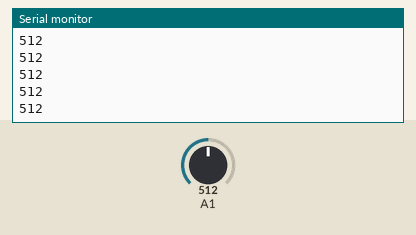
This sketch was run on a simulated Arduino Nano 33 IoT. Shown: the last lines printed to the serial monitor. Inputs (shaded band) come from the test bench; at power-on: A1 = 512. Nothing arrives over Bluetooth unless stated; a phone connects over Bluetooth LE 3 s after start.

Above: at 4.0 s.
4.1 s: A1 set to 716
At 4.36 s:
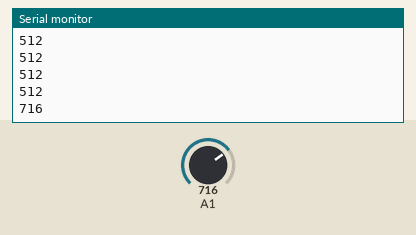
5.6 s: A1 set to 900
At 5.76 s:
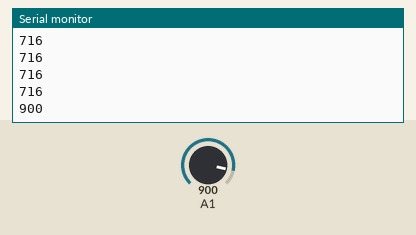
Timing chart, 0 to 8.6 s (numbered marks = the images above; inputs shaded):
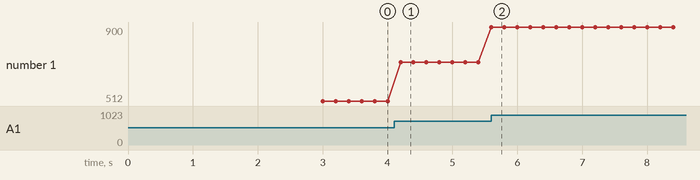

The sketch:

PressureSensorBLE.ino
```cpp
#include <ArduinoBLE.h>

// BLE Oriori Ball
BLEService pressureService("FFB0");
BLECharacteristic pressureChar("FFB1",  // standard 16-bit characteristic UUID
    BLERead | BLENotify, 16); // remote clients will be able to get notifications if this characteristic changes

int oldLevel = 0;  // last battery level reading from analog input
long previousMillis = 0;  // last time the battery level was checked, in ms

void setup() {
  Serial.begin(9600);

  // begin initialization
  if (!BLE.begin()) {
    Serial.println("starting BLE failed!");
    while (1);
  }

  // Spoof the name of the Oriori Ball to integrate with Xtoys
  BLE.setLocalName("weixin-nini");
  BLE.setDeviceName("weixin-nini");

  // Register
  BLE.setAdvertisedService(pressureService);
  pressureService.addCharacteristic(pressureChar);
  BLE.addService(pressureService);
  pressureChar.writeValue(oldLevel);

  // start advertising
  BLE.advertise();

  Serial.println("Bluetooth device active, waiting for connections...");
}

void loop() {
  // wait for a BLE central
  BLEDevice central = BLE.central();

  // if a central is connected to the peripheral:
  if (central) {
    Serial.print("Connected to central: ");
    Serial.println(central.address());

    // turn on the LED to indicate the connection:
    digitalWrite(LED_BUILTIN, HIGH);

    // meassure every 200ms while connected
    while (central.connected()) {
      long currentMillis = millis();
      if (currentMillis - previousMillis >= 200) {
        previousMillis = currentMillis;
        updateLevel();
      }
    }

    // when the central disconnects, turn off the LED:
    digitalWrite(LED_BUILTIN, LOW);
    Serial.print("Disconnected from central: ");
    Serial.println(central.address());
  }
}

void updateLevel() {
  int volt = analogRead(A1);
  Serial.println(volt);

  /*
   * 826 is the baseline pressure sensor value
   * 1023 is the maximum pressure sesnor baule
   * 0-60 is the range that Oriori Ball usee
   *
   * so map the value for good spoofing
   */
  int level = map(volt, 826, 1023, 0, 60);

  // upate if needed
  if (level != oldLevel) {

    /*
     * Oriori Ball characteristics for pressure is like this
     *
     * AABCCC.C|
     *
     * AA is battery level (not used)
     * B is a boolean indiciating if pressure when up or down (not used)
     * CCC.C is the pressure reading 060.0 is max.
     */
    char info[8];
    sprintf(info,"9910%i0|", level);
    pressureChar.writeValue(info);
    oldLevel = level;
  }
}
```

Measured:
- after the input at 4.1 s, the serial monitor: prints a new line after 0.10 s (image 1)
- after the input at 5.6 s, the serial monitor: prints a new line at once (image 2)
- plotted number 1: 512 → 716 after the input at 4.1 s, 716 → 900 after the input at 5.6 s
